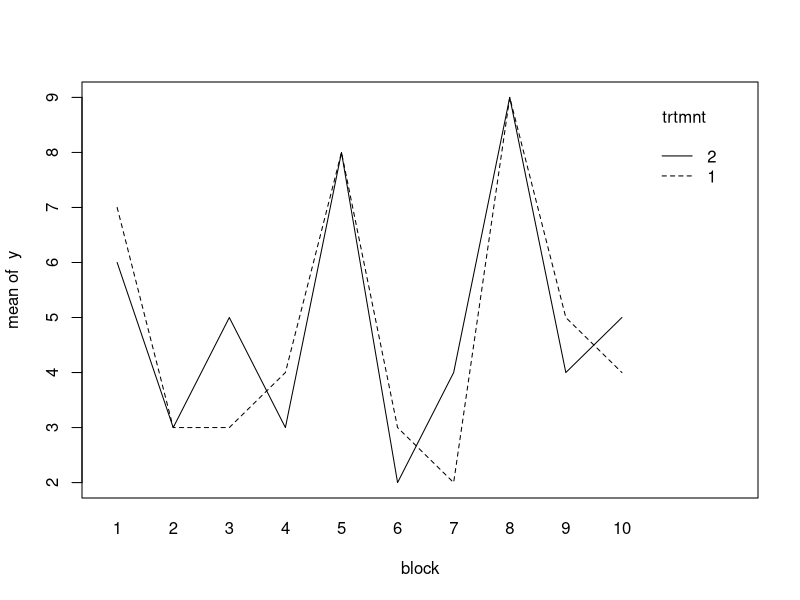
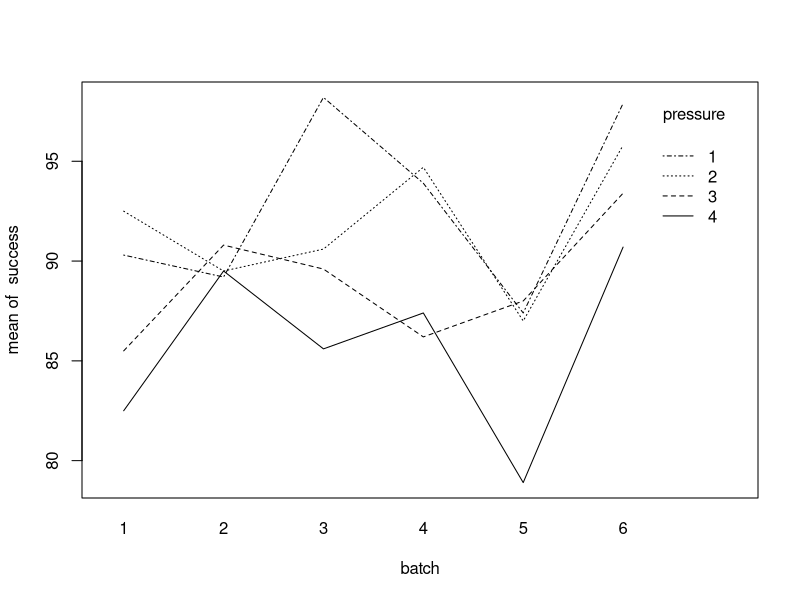
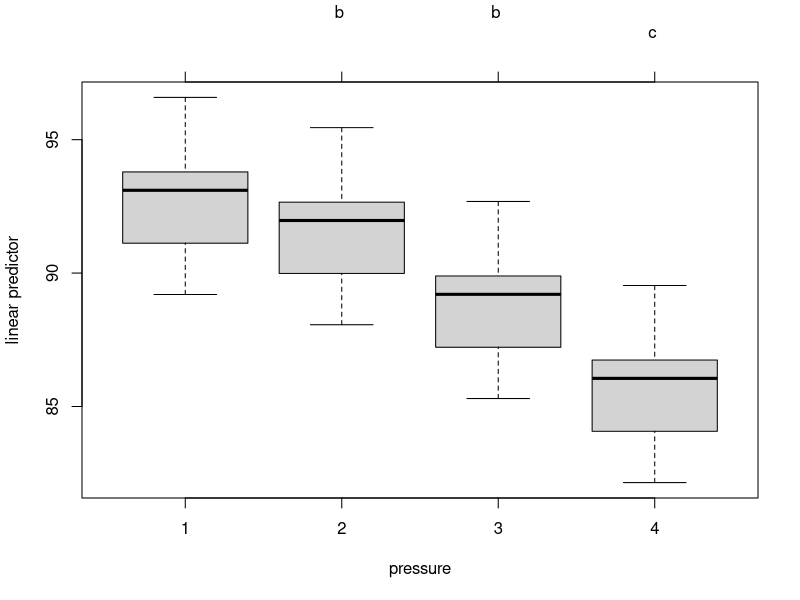

The R script that drew these images, in order:

#We begin by calling the data for handout 7
library("readxl")

h7.data = read_excel("handout7data.xlsx")
str(h7.data)


#We will need these packages to work with blocks as random effects
library("lme4")
library("lmerTest")

#We will need this package for performing Fisher comparisons and groupings
library("multcomp")


#Example 7.1 
#An experiment is conducted to compare two tips used on a hardness testing machine
#The experimental units are the metal specimens. Each tip gives a hardness measurement for each specimen. 
#Thus, the data is from a paired comparisons design
tip1 = na.omit(h7.data$tip1)
tip2 = na.omit(h7.data$tip2)

#The built-in function t.test can be used to compute a paired comparisons analysis. 
t.test(tip1,tip2,paired = TRUE)

#Below is code for our own function to compute a paired comparisons analysis.
#Note that the data must be unstacked. (Each group has its own column of measurements.)
paired.test = function(y1,y2,alpha=.05) 
{
  d = y1 - y2
  
  n = length(d)
  d.bar = mean(d)
  s.d = sd(d)
  SE = s.d/sqrt(n)
  
  t.0 = d.bar / SE
  p.value = 2*pt(abs(t.0),df=n-1,lower.tail = FALSE)
  
  t.mult = qt(alpha/2,lower.tail = FALSE, df=n-1)
  lower.est = d.bar - t.mult*SE
  upper.est = d.bar + t.mult*SE
  
  table1 = matrix(c(n,d.bar,s.d),nrow = 1)
  dimnames(table1) = list(c(""),c("sample.size","mean.diff","sd.diff"))
  print(table1)
  
  table2 = matrix(c(t.0,p.value),nrow = 1)
  dimnames(table2) = list(c(""),c("test statistic","p-value"))
  print(table2)
  
  table3 = matrix(c(d.bar,lower.est,upper.est),nrow = 1)
  dimnames(table3) = list(c(""),c("estimated difference","lower limit","upper limit"))
  print(table3,digits = 3)
  
}

paired.test(tip1,tip2)

#The variables below define the same data, only with responses stacked in one column, 
#identified by treatment (machine tip) and block (specimen).
trtmnt = as.factor(na.omit(h7.data$t))
block = as.factor(na.omit(h7.data$s))
y = na.omit(h7.data$h)

#We could use aov to compute F for a randomized block design instead of computing t for a paired comparisons. 
#Note that t^2=F, so the p-values are the same. 
rcbd.mod = aov(y ~ block + trtmnt)
summary(rcbd.mod)

interaction.plot(block,trtmnt,y)


#Example 5.2
#A medical device manufacturer produces vascular grafts (artificial veins). 
#An experiment is planned to investigate the effect of extrusion pressure on yield (proportion of acceptable grafts).
#The resin used in the production is from an external supplier and may differ from batch to batch.

#Each batch is tested at each of the extrusion pressures. 
#The batches are randomly selected, and have no identifiable features that can be used for modeling purposes.
pressure = as.factor(na.omit(h7.data$pressure))
batch = as.factor(na.omit(h7.data$batch))
success = na.omit(h7.data$yield)

#Graph the data. 
#Remember that we are testing whether pressure differences are generalizable to a larger population of batches. 
#Thus, we are testing how the pressure effect depends on the batch.
interaction.plot(batch,pressure,success)

#Use contrasts to define parameter restrictions for the fixed effect in the model
contrasts(pressure)=contr.sum

#This is how the lme4 package defines a model with random effects. 
#The 1 in front of batch signifies that batch levels are randomly selected from a common distribution.
random.mod = lmer(success ~ (1|batch) + pressure)

#The anova command is used to compute the test for fixed effects.
anova(random.mod)

#We can perform pairwise comparisons, here using the Fisher LSD method
comps = glht(random.mod,linfct = mcp(pressure="Tukey"))
summary(comps,test=univariate())
cld(summary(comps,test=univariate()))
plot(cld(summary(comps,test=univariate())))

#The following code is used for computing the variance components estimates, and fixed effect parameter estimates.
summary(random.mod)

#Since the fixed effect estimates must sum to 0, the estimate at level a=4 is the negative of the sum of the
#fixed effect estimates at levels 1 through a-1. (The first parameter estimate is for the overall mean.)
estimates = summary(random.mod)
estimates.pressure = c(estimates$coefficients[1:4,1],0-sum(estimates$coefficients[2:4,1]))
estimates.pressure
